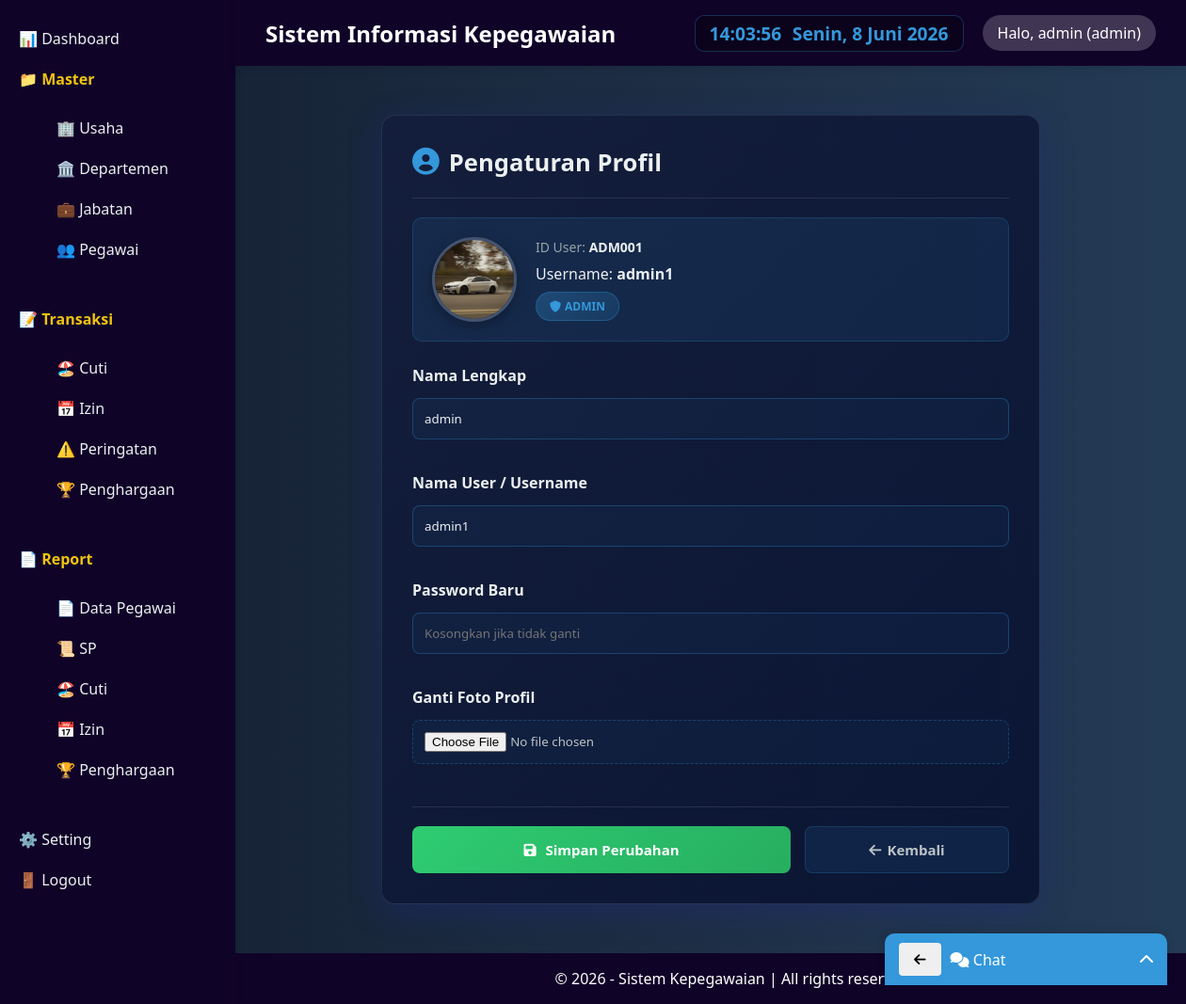
Page /index.php?page=setting (signed in) on the committed database.
### tables this page shows
CREATE TABLE `tbl_user` (
  `id_user` varchar(15) NOT NULL,
  `nama_user` varchar(50) NOT NULL,
  `password` varchar(255) NOT NULL,
  `role` enum('admin','hrd','manager','staff') DEFAULT 'staff',
  `nama` varchar(100) DEFAULT NULL,
  `foto` varchar(255) DEFAULT NULL,
  `created_at` timestamp NOT NULL DEFAULT current_timestamp(),
  `last_seen` datetime DEFAULT current_timestamp()
);

### classes/UserSetting.php (called while the page is built, shortened)
<?php
class UserSetting {
    private $db;
    public function __construct() {
        $this->db = Database::getInstance()->getConnection();
    }
    public function getUserById($id) {
        $stmt = $this->db->prepare("SELECT * FROM tbl_user WHERE id_user = ?");
        $stmt->execute([$id]);
        return $stmt->fetch(PDO::FETCH_ASSOC);
    }
}

### classes/Database.php (called while the page is built)
<?php
class Database {
    private static $instance = null;
    private $conn;
    private function __construct() {
        try {
            $this->conn = new PDO("mysql:host=".DB_HOST.";dbname=".DB_NAME, DB_USER, DB_PASS);
            $this->conn->setAttribute(PDO::ATTR_ERRMODE, PDO::ERRMODE_EXCEPTION);
        } catch(PDOException $e) {
            die("Koneksi gagal: " . $e->getMessage());
        }
    }
    public static function getInstance() {
        if (self::$instance == null) self::$instance = new Database();
        return self::$instance;
    }
    public function getConnection() {
        return $this->conn;
    }
}
?>

### config/config.php (called while the page is built, shortened)
<?php
spl_autoload_register(function ($class) {
    $file = __DIR__ . '/../classes/' . $class . '.php';
});
?>

### classes/Session.php (called while the page is built, shortened)
<?php
class Session {
    public static function get($key) { return $_SESSION[$key] ?? null; }
}
?>

### views/setting/index.php (the view, shortened to what this page needs)
<?php
$userSetting = new UserSetting();
$userId = Session::get('user_id');
$userData = $userSetting->getUserById($userId);
include __DIR__ . '/../layouts/header.php';
?>
<link rel="stylesheet" href="https://cdnjs.cloudflare.com/ajax/libs/font-awesome/6.0.0-beta3/css/all.min.css">
<div class="card" style="max-width: 700px; margin: 20px auto;">
    <h2 style="margin-top: 0; display: flex; align-items: center; gap: 10px;">
        <i class="fas fa-user-circle" style="color: #3498db;"></i> Pengaturan Profil
    </h2>
        <hr style="border: 0; border-top: 1px solid rgba(255, 255, 255, 0.1); margin: 20px 0;">
        <form method="POST" enctype="multipart/form-data">
            <div style="display: flex; align-items: center; gap: 20px; background: rgba(52, 152, 219, 0.1); padding: 20px; border-radius: 10px; margin-bottom: 25px; border: 1px solid rgba(52, 152, 219, 0.2);">
                <img src="<?= BASE_URL ?>assets/uploads/<?= !empty($userData['foto']) ? $userData['foto'] : 'default.png' ?>"
                     style="width: 90px; height: 90px; border-radius: 50%; object-fit: cover; border: 3px solid rgba(255, 255, 255, 0.2); box-shadow: 0 4px 15px rgba(0,0,0,0.3);">
                <div>
                    <p style="margin: 0; font-size: 14px; color: #95a5a6;">ID User: <strong style="color: #ecf0f1;"><?= $userData['id_user'] ?></strong></p>
                    <p style="margin: 8px 0; font-size: 16px; color: #ecf0f1;">Username: <strong><?= $userData['nama_user'] ?></strong></p>
                    <span style="background: linear-gradient(135deg, rgba(52, 152, 219, 0.3), rgba(41, 128, 185, 0.2)); color: #3498db; padding: 6px 14px; border-radius: 20px; font-size: 12px; font-weight: bold; text-transform: uppercase; display: inline-block; border: 1px solid rgba(52, 152, 219, 0.3);">
                        <i class="fas fa-shield-alt" style="margin-right: 4px;"></i><?= $userData['role'] ?>
                    </span>
                </div>
            </div>
            <div style="margin-bottom: 20px;">
                <label style="display: block; margin-bottom: 8px; font-weight: 600; color: #ecf0f1;">Nama Lengkap</label>
                <input type="text" name="nama_lengkap" value="<?= htmlspecialchars($userData['nama']) ?>"
                       style="width: 100%; padding: 12px; border: 1px solid rgba(52, 152, 219, 0.3); border-radius: 8px; background: rgba(52, 152, 219, 0.05); color: #ecf0f1; box-sizing: border-box; font-family: inherit;" required>
            </div>
            <div style="margin-bottom: 20px;">
                <label style="display: block; margin-bottom: 8px; font-weight: 600; color: #ecf0f1;">Nama User / Username</label>
                <input type="text" name="nama_user" value="<?= $userData['nama_user'] ?>"
                       style="width: 100%; padding: 12px; border: 1px solid rgba(52, 152, 219, 0.3); border-radius: 8px; background: rgba(52, 152, 219, 0.05); color: #ecf0f1; box-sizing: border-box; font-family: inherit;" required>
            </div>
            <div style="margin-bottom: 20px;">
                <label style="display: block; margin-bottom: 8px; font-weight: 600; color: #ecf0f1;">Password Baru</label>
                <input type="password" name="password_baru" placeholder="Kosongkan jika tidak ganti"
                       style="width: 100%; padding: 12px; border: 1px solid rgba(52, 152, 219, 0.3); border-radius: 8px; background: rgba(52, 152, 219, 0.05); color: #ecf0f1; box-sizing: border-box; font-family: inherit;">
            </div>
            <div style="margin-bottom: 30px;">
                <label style="display: block; margin-bottom: 8px; font-weight: 600; color: #ecf0f1;">Ganti Foto Profil</label>
                <input type="file" name="foto" style="color: #bdc3c7; border: 1px dashed rgba(52, 152, 219, 0.3); padding: 12px; border-radius: 8px; width: 100%; background: rgba(52, 152, 219, 0.05); box-sizing: border-box;">
            </div>
            <div style="display: flex; gap: 15px; border-top: 1px solid rgba(255, 255, 255, 0.1); padding-top: 20px;">
                <button type="submit" name="simpan"
                        style="flex: 2; background: linear-gradient(135deg, #2ecc71, #27ae60); color: white; border: none; padding: 14px; border-radius: 8px; cursor: pointer; font-weight: bold; font-size: 15px; transition: all 0.3s ease;">
                    <i class="fas fa-save" style="margin-right: 6px;"></i> Simpan Perubahan
                </button>
                <a href="index.php?page=dashboard"
                   style="flex: 1; background: rgba(52, 152, 219, 0.1); color: #bdc3c7; text-decoration: none; text-align: center; padding: 14px; border-radius: 8px; font-weight: bold; font-size: 15px; border: 1px solid rgba(52, 152, 219, 0.2); transition: all 0.3s ease; display: flex; align-items: center; justify-content: center;">
                    <i class="fas fa-arrow-left" style="margin-right: 6px;"></i> Kembali
                </a>
            </div>
        </form>
</div>
<?php include __DIR__ . '/../layouts/footer.php'; ?>

### assets/css/style.css (style rules this page uses)
* { margin: 0; padding: 0; box-sizing: border-box; font-family: 'Segoe UI', Tahoma, Geneva, Verdana, sans-serif; }
body { background: linear-gradient(to right, #141e30, #243b55) }
.card { background: linear-gradient(135deg, rgba(20, 30, 60, 0.95), rgba(10, 20, 50, 0.95)); backdrop-filter: blur(10px); border-radius: 15px; padding: 2rem; margin-bottom: 2rem; box-shadow: 0 8px 32px rgba(31, 38, 135, 0.37); border: 1px solid rgba(255, 255, 255, 0.1); color: white; transition: all 0.3s ease; }
.btn, button { display: inline-block; padding: 8px 16px; border-radius: 4px; border: none; cursor: pointer; font-size: 0.9rem; }
input, select, textarea { width: 100%; padding: 10px; margin: 5px 0 15px; border: 1px solid #ddd; border-radius: 5px; }
.card h2 { font-size: 1.6rem; margin-bottom: 20px; color: #ecf0f1; display: flex; align-items: center; gap: 12px; }
.card h2 i { font-size: 1.8rem; color: #3498db; }

### rows in the picture
tbl_user: foto (picture), id_user "ADM001", nama_user "admin1", role "ADMIN", nama_lengkap "admin"

### other values in the picture
Session::get('nama') "admin"
Session::get('role') "admin"
